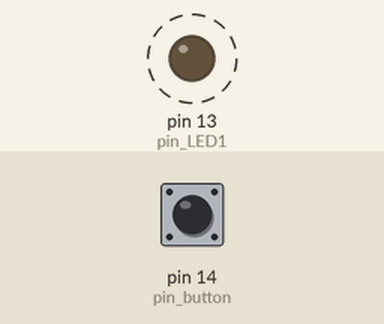
The sketch below on a simulated Arduino Uno, built with avr-gcc and run on an emulated ATmega328P. Shown: output pins drawn as LEDs (lit = HIGH). Dashed ring = blinking. The test bench sets the inputs (shaded band); at power-on: pin 14 (pin_button) LOW.

Above: at 0.5 s.
Timing chart, 0 to 4.6 s (numbered marks = the images above):
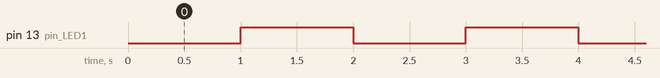

The sketch:

LAB_6_2_2.ino
```cpp
int pin_button = 14; //버튼 연결 핀
int pin_LED1 = 13, pin_LED2 = 2; //LED 연결 핀
boolean LED_state1 = false;
boolean LED_state2 = false;

void setup() {
  pinMode(pin_button, INPUT);
  pinMode(pin_LED1, OUTPUT);
  digitalWrite(pin_LED1, LED_state1);
  digitalWrite(pin_LED2, LED_state2);
}

void loop() {
  digitalWrite(pin_LED1, LED_state1);
  delay(1000); //1초 대기
  LED_state1 = !LED_state1; //13번 LED 반전
  if (digitalRead(pin_button)) { //버튼이 눌러진 경우
    LED_state2 = !LED_state2; //2번 LED 반전
    digitalWrite(pin_LED2, LED_state2);
  }
}
```

Measured:
- by itself, pin 13 (pin_LED1): alternates HIGH for 1.0 s and LOW for 1.0 s
